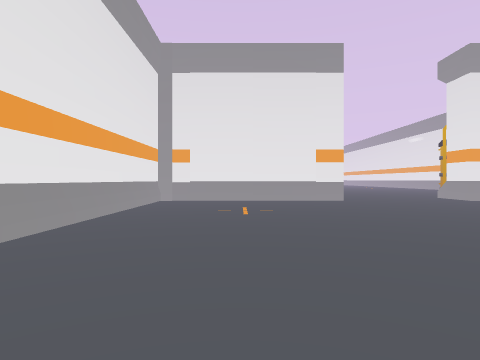
view 1 (above)

21 first-person views from a walk through a 3-D level made in the Unity game engine. The camera is 1.5 m above the floor, looks level and sees 75° across. The floor is counted in squares, 2 m on a side. Each view is taken from the middle of a square. On the plan, view 1 faces up. The plan holds only what a view shows up to about 10 squares ahead; the rest is blank. The place goes on beyond the plan. The player is left out. Some animated figures are left out. Some surface patterns are stand-ins.

view 2
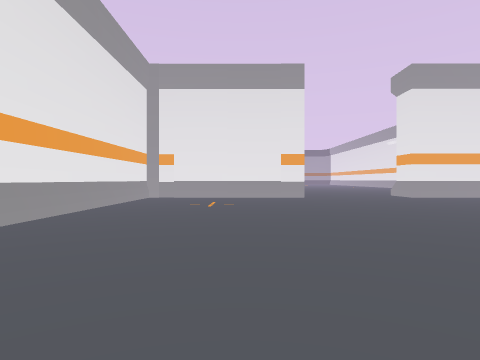

view 3
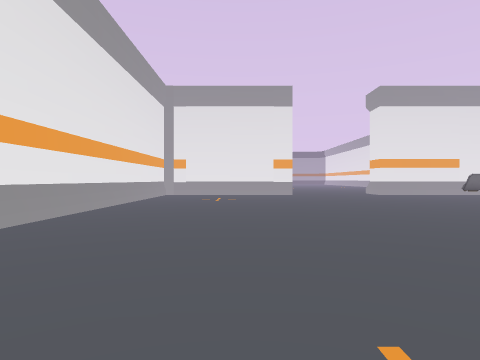

view 4
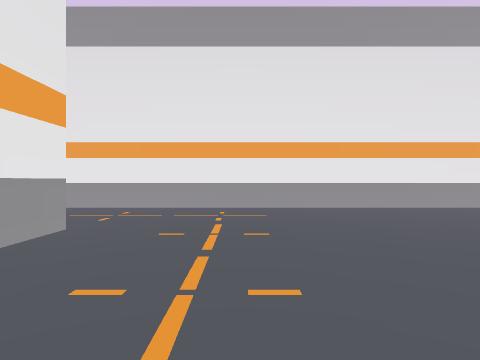

view 5
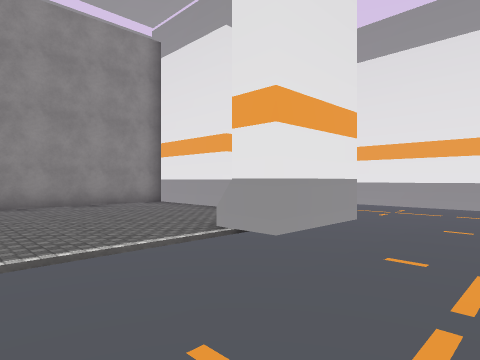

view 6
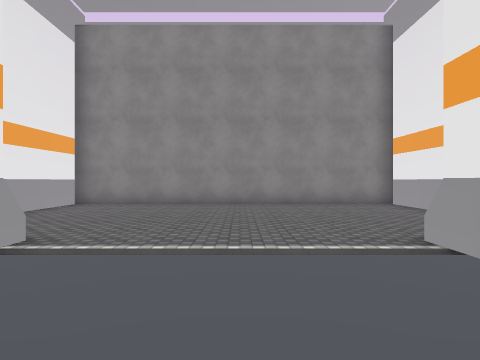

view 7
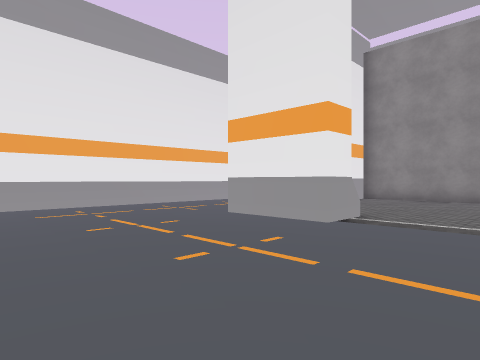

view 8
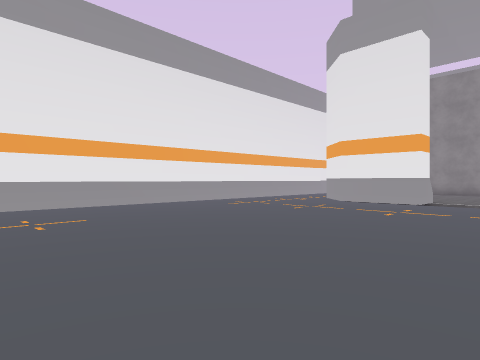

view 9
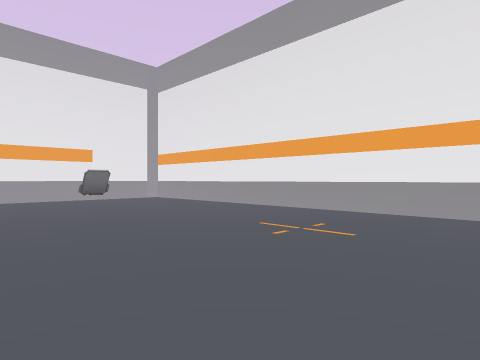

view 10
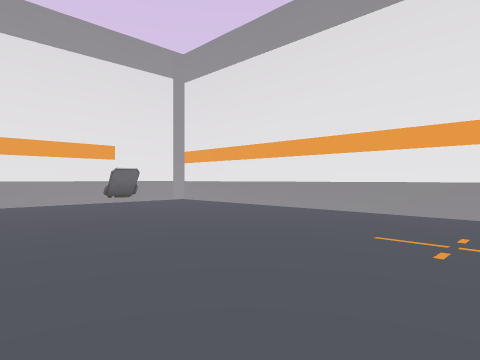

view 11
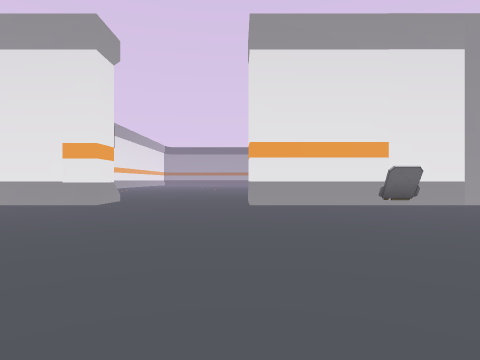

view 12
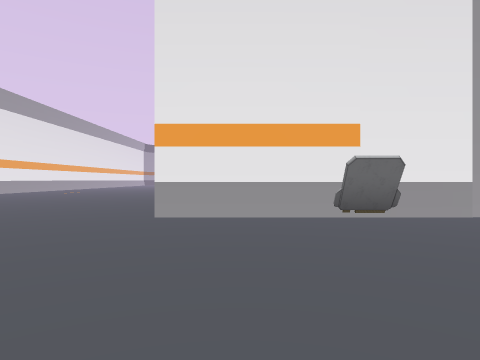

view 13
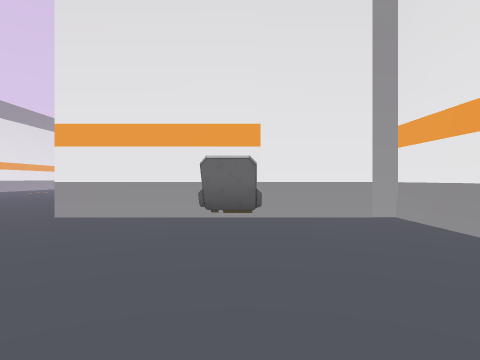

view 14
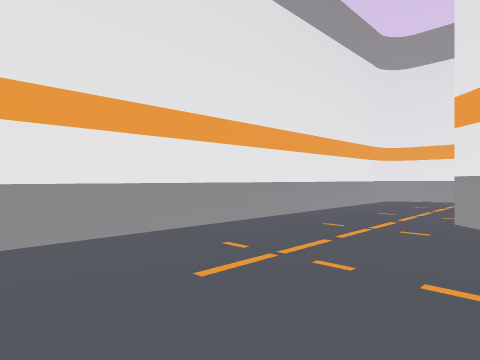

view 15
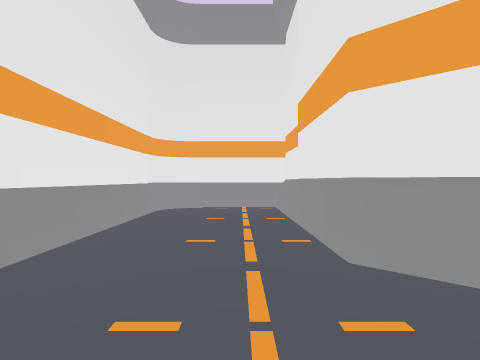

view 16
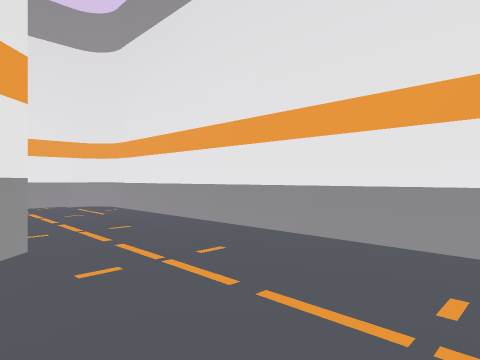

view 17
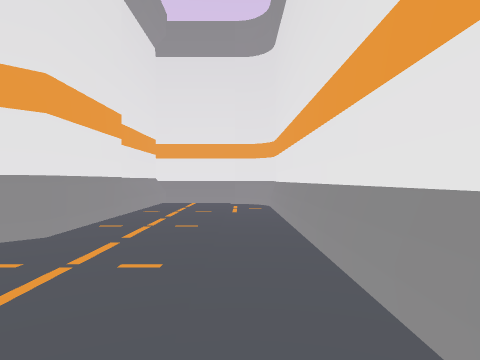

view 18
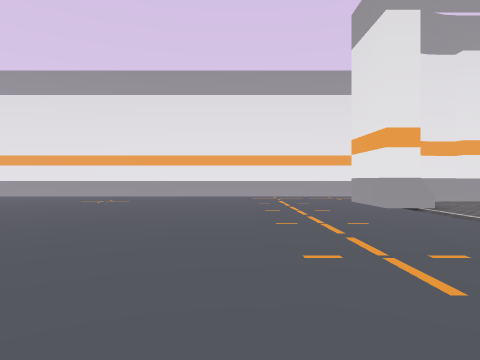

view 19
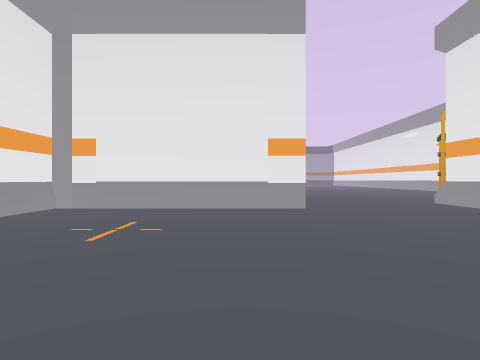

view 20
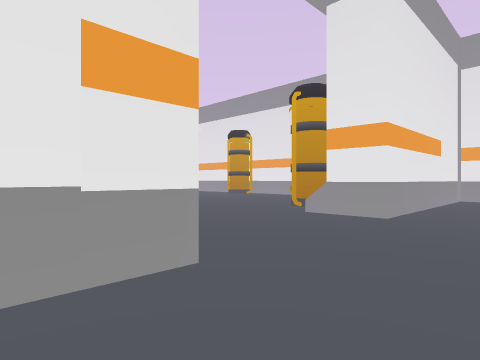

view 21
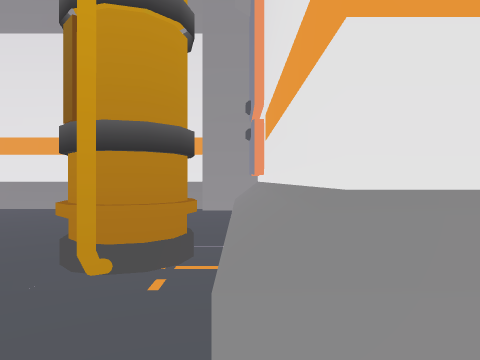

### Floor plan
Points are (right, up) in squares from view 1. A wall is a line through its corners. A room is listed if a view was taken in it or the views show most of it. See-through windows are left out.
Room 1 (views 1, 2, 3, 4, 5, 6, 7, 8, 9, 10, 11, 12, 13, 14, 15, 16, 17, 18, 19, 20, 21)
walls: (1.4, -6.5) (3.8, -6.5) (3.8, -7.8); (8.5, -7.8) (8.5, -6.5) (10.9, -6.5); (3.8, 12) (3.8, 11.3) (-2.9, 11.3) (-2.9, -13); (11.4, -7) (12.1, -7.7) (12.1, -13.8); (8.2, 12.6) (12.8, 12.6); (1.5, -10) (1.5, -13.3) (10.9, -13.3) (10.9, -9.7); (14.7, 12.5) (14.7, 14); (11.9, -11) (11.9, -13.7) (14.4, -13.7); (15.2, 13.9) (15.2, 14.4); (0.3, -13.7) (0.3, -7.7) (0.7, -7.3); (0.5, -13.9) (0.5, -10.6); (15.2, -13) (15.2, 11.3) (8.3, 11.3) (8.3, 13.1); (-2.1, -13.7) (0.8, -13.7)
low walls: (10.9, -9.9) (10.8, -9.3)
objects: other object (10, 14) to (11, 14); other object (12, 10)

Where each view was taken, in squares from view 1:
view 1: 0 up, 0 right, facing up
view 2: 2 down, 1 right, facing up
view 3: 5 down, 1 right, facing up
view 4: 4 down, 6 right, facing left
view 5: 4 down, 7 right, facing down-left
view 6: 4 down, 6 right, facing down
view 7: 2 down, 6 right, facing down-right
view 8: 3 up, 6 right, facing down-right
view 9: 1 down, 8 right, facing up-right
view 10: 1 up, 8 right, facing up-right
view 11: 2 up, 8 right, facing up
view 12: 5 up, 10 right, facing up
view 13: 5 up, 12 right, facing up
view 14: 2 down, 11 right, facing down-right
view 15: 5 down, 13 right, facing down
view 16: 4 down, 1 right, facing down-left
view 17: 4 down, 2 left, facing down
view 18: 3 down, 1 right, facing right
view 19: 3 up, 2 right, facing up
view 20: 9 up, 2 right, facing up-right
view 21: 13 up, 7 right, facing right
